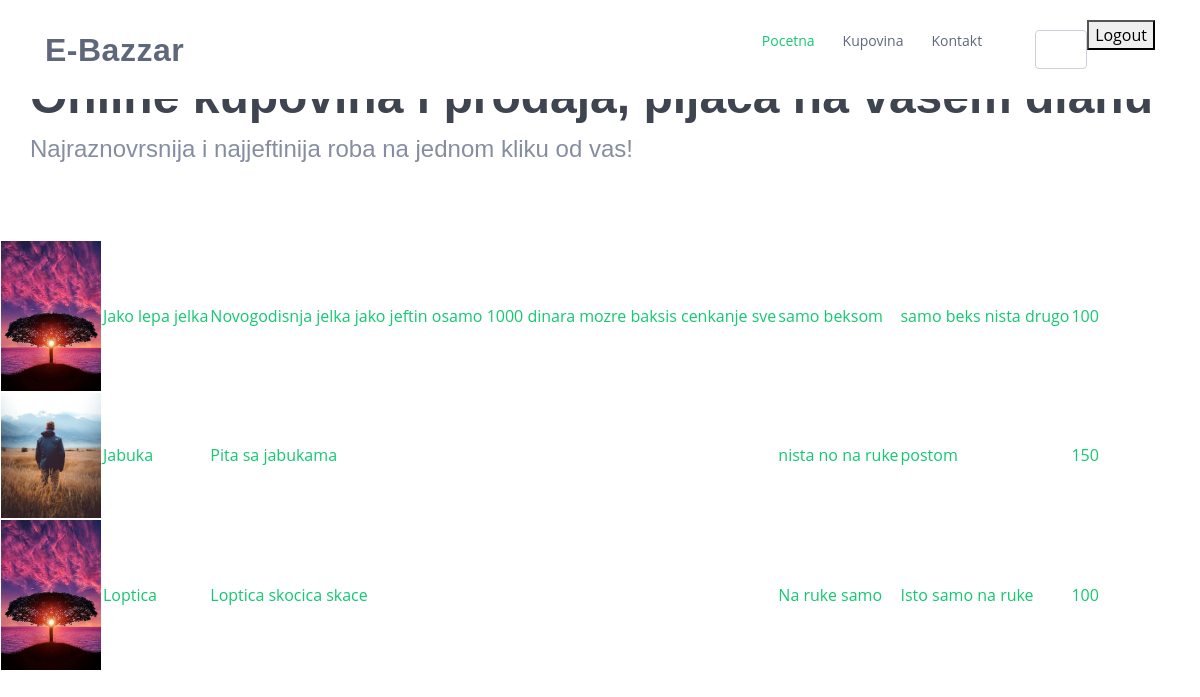
Page /kupovinav1.php on the committed database.
### tables this page shows
CREATE TABLE IF NOT EXISTS `abba` (
  `id` int(11) NOT NULL AUTO_INCREMENT,
  `image` varchar(255) NOT NULL,
  `image_text` varchar(255) NOT NULL,
  `Ime` varchar(255) NOT NULL,
  `Cena` int(11) NOT NULL,
  `Placanje` varchar(255) NOT NULL,
  `Isporuka` varchar(255) NOT NULL,
  PRIMARY KEY (`id`)
);

### kupovinav1.php (the view, shortened to what this page needs)
<?php
   $db = mysqli_connect(DB_SERVER,DB_USERNAME,DB_PASSWORD,DB_DATABASE);
    $sql= "SELECT * FROM abba";
   $result=mysqli_query($db,$sql) or die("bq $sql");
?>
<!DOCTYPE html>
<html>
<head>
  <link href="assets/vendor/bootstrap/css/bootstrap.min.css" rel="stylesheet">
  <link href="assets/vendor/icofont/icofont.min.css" rel="stylesheet">
  <link href="assets/vendor/boxicons/css/boxicons.min.css" rel="stylesheet">
  <link href="assets/vendor/venobox/venobox.css" rel="stylesheet">
  <link href="assets/vendor/owl.carousel/assets/owl.carousel.min.css" rel="stylesheet">
  <link href="assets/css/style.css" rel="stylesheet">
</head>
<body>
  <header id="header" class="fixed-top">
    <div class="container d-flex align-items-center">
      <h1 class="logo mr-auto"><a href="indexv1.php">E-Bazzar</a></h1>
      <nav class="nav-menu d-none d-lg-block">
       <ul>
          <li class="active"><a href="indexv1.php">Pocetna</a></li>
          <li><a href="kupovinav1.php">Kupovina</a></li>
          <li><a href="#kontakt">Kontakt</a></li>
<li class="drop-down"> <input type="button" class="get-started-btn scrollto" id="usernam" value="<?php echo $_SESSION["username"]; ?>"/>
</li>
   <form method="POST">
		  <button class="login100-form-btn" type = "submit" name= "logout">Logout</button>
		 </form>
  </nav>
    </div>
  </header>
 <section id="hero" class="d-flex align-items-center">
    <div class="container">
      <div class="row">
        <div class="justify-content-center">
          <h1>Online kupovina i prodaja, pijaca na vasem dlanu</h1>
          <h2>Najraznovrsnija i najjeftinija roba na jednom kliku od vas!</h2>
        </div>
       </div>
    </div>
</section>
<?php
if(mysqli_num_rows($result) > 0) {
	echo"<table>";
	while($row = mysqli_fetch_array($result)) {
		echo"<tr>";
		echo"<td>";
		 echo "<img src='upload/{$row['image']}' width='100px' hight='100px'  alt='{$row['Ime']}' ";
		echo"</td>";
		echo"<td>";
		echo"<a href='details.php?id={$row['id']}'>{$row['Ime']}</a> ";
		echo"</td>";
		echo"<td>";
		echo"<a href='details.php?id={$row['id']}'>{$row['image_text']}</a> ";
		echo"</td>";
		echo"<td>";
		echo"<a href='details.php?id={$row['id']}'>{$row['Placanje']}</a> ";
		echo"</td>";
		echo"<td>";
		echo"<a href='details.php?id={$row['id']}'>{$row['Isporuka']}</a> ";
		echo"</td>";
		echo"<td>";
		echo"<a href='details.php?id={$row['id']}'>{$row['Cena']}</a> ";
		echo"</td>";
	echo"</tr>";
	}
	echo"</table>";
}
?>
</body>
</html>

### assets/css/style.css (style rules this page uses)
body { font-family: "Open Sans", sans-serif; color: #444444; }
a { color: #14c871; }
h1, h2, h3, h4, h5, h6 { font-family: "Raleway", sans-serif; }
#header { background: #fff; transition: all 0.5s; z-index: 997; padding: 20px 0; }
#header .logo { font-size: 32px; margin: 0; padding: 0; line-height: 1; font-weight: 700; letter-spacing: 0.5px; }
#header .logo a { color: #5f687b; }
.nav-menu ul { margin: 0; padding: 0; list-style: none; }
.nav-menu > ul { display: flex; }
.nav-menu > ul > li { position: relative; white-space: nowrap; padding: 10px 0 10px 28px; }
.nav-menu a { display: block; position: relative; color: #5f687b; transition: 0.3s; font-size: 14px; font-family: "Open Sans", sans-serif; }
.nav-menu a:hover, .nav-menu .active > a, .nav-menu li:hover > a { color: #14c871; }
.get-started-btn { margin-left: 25px; background: #fff; color: #5f687b; border-radius: 4px; padding: 8px 25px; white-space: nowrap; transition: 0.3s; font-size: 14px; display: inline-block; border: 1px solid #cdd1d9; }
#hero { width: 100%; height: 30vh; background: #fff; padding-top: 82px; }
#hero h1 { margin: 0; font-size: 48px; font-weight: 700; line-height: 56px; color: #3e4450; }
#hero h2 { color: #858ea1; margin: 10px 0 30px 0; font-size: 24px; }
section { padding: 60px 0; overflow: hidden; }

### rows in the picture
abba: image (picture), Ime "Jako lepa jelka", image_text "Novogodisnja jelka jako jeftin osamo 1000 dinara mozre baksis cenkanje sve", Placanje "samo beksom", Isporuka "samo beks nista drugo", Cena "100"
abba: image (picture), Ime "Jabuka", image_text "Pita sa jabukama", Placanje "nista no na ruke", Isporuka "postom", Cena "150"
abba: image (picture), Ime "Loptica", image_text "Loptica skocica skace", Placanje "Na ruke samo", Isporuka "Isto samo na ruke", Cena "100"
